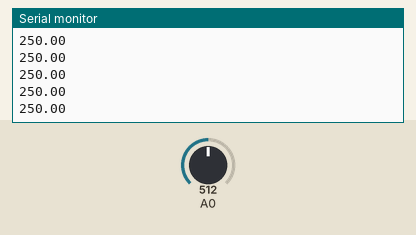
Simulated run of this sketch. Board: Arduino Uno, built with avr-gcc and run on an emulated ATmega328P. Parts: the last lines printed to the serial monitor. The inputs (shaded band) are chosen by the test bench; at power-on: A0 = 512.

Above: at 1.2 s.
1.3 s: A0 set to 716
At 1.36 s:
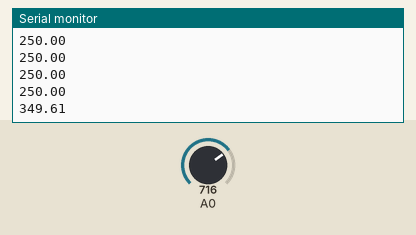
2.8 s: A0 set to 900
At 2.83 s:
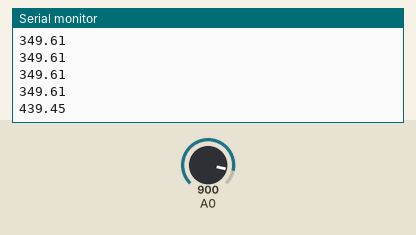
Timing chart, 0 to 5.8 s (numbered marks = the images above; inputs shaded):
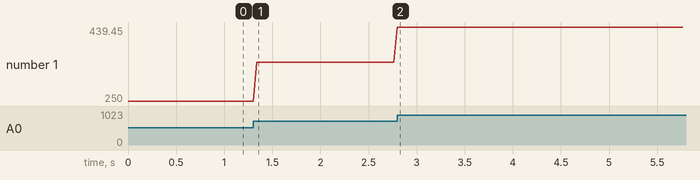

The sketch:

temperatura.ino
```cpp
#include <LM35.h>

LM35 lm35(0);

void setup() {
  Serial.begin(9600);
}

void loop() {
  float t = lm35.getTemp();
  Serial.println(t);
  delay(40);

}
```

Measured:
- after the input at 1.3 s, the serial monitor: prints a new line at once (image 1)
- after the input at 2.8 s, the serial monitor: prints a new line at once (image 2)
- plotted number 1: 250 → 349.61 after the input at 1.3 s, 349.61 → 439.45 after the input at 2.8 s
